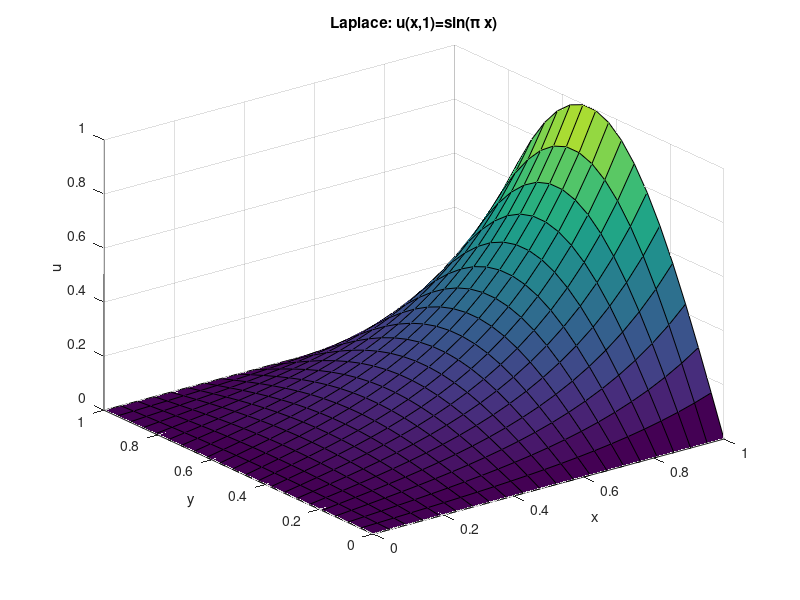

MATLAB code for this plot:
clc; clear; close all;

N = 20;
h = 1/(N+1);
x = linspace(0,1,N+2);
y = linspace(0,1,N+2);
[X,Y] = meshgrid(x,y);

U = zeros(N+2, N+2);

% Boundary conditions
for i = 1:N+2
    U(i, N+2) = sin(pi*x(i)); % u(x,1)
end

tol = 1e-5;
max_iter = 10000;

for iter = 1:max_iter
    U_old = U;
    
    for i = 2:N+1
        for j = 2:N+1
            U(i,j) = 0.25*(U(i+1,j) + U(i-1,j) + U(i,j+1) + U(i,j-1));
        end
    end
    
    if max(max(abs(U - U_old))) < tol
        break;
    end
end

% Plot
figure;
surf(X,Y,U);
title('Laplace: u(x,1)=sin(\pi x)');
xlabel('x'); ylabel('y'); zlabel('u');
